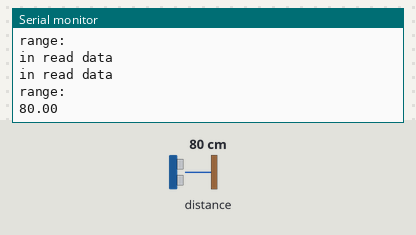
Bench run of a sketch on a simulated Arduino Uno, built with avr-gcc and run on an emulated ATmega328P. Shown: the last lines printed to the serial monitor. Wiring (inferred from the names in the program): SRF02/SRF08 range finder at I2C address 0x78. The test bench sets the inputs (shaded band); at power-on: distance to the obstacle 80 cm.

Above: at 6.2 s.
6.3 s: distance to the obstacle set to 2 cm
At 9.32 s:
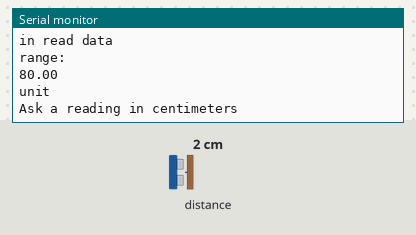
11.3 s: distance to the obstacle set to 4 cm
At 14.8 s:
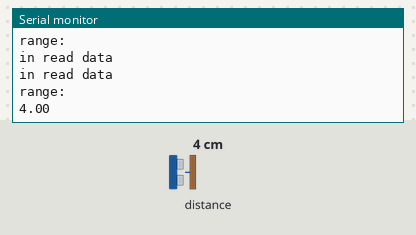
Timing chart, 0 to 16.3 s (numbered marks = the images above; inputs shaded):
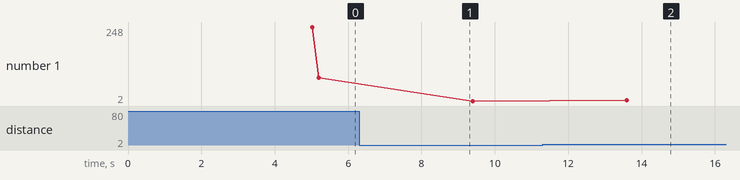

The sketch:

sonar_only.ino
```cpp
/*
 * This program gets the reading from a SRF08 sonar (in centimeters)
 * This is a modification of the source code found at ROS web-page
 * http://wiki.ros.org/rosserial_arduino/Tutorials/SRF08%20Ultrasonic%20Range%20Finder
 * The code has been adapted to be used with newer Arduino Versions.
 * Mantainer: arturoescobedo.iq@gmail.com
 */
#include <Wire.h>

/**********************************
*  Functions to control the SONAR
**********************************/
#define CommandRegister 0x00
#define LightSensorRegister 0x00
#define GainRegister 0x01
#define ResultRegisterHigh  0x02//Register 2 is used to store the MSB of the sensor readings
#define ResultRegisterLow  0x03//Register 3 is used to store the LSB of the sensor readings
#define RangeRegister 0x02 //Register 2 is used to set the max range during write

#define ModeInches 0x50
#define ModeCentimeters 0x51
#define ModeMicroSeconds 0x52

#define SensorAddress 0xF8 //the address of my sensor
#define BroadcastAddress 0x00

#define Range43mm 0x00
#define Range86mm 0x01
#define Range1m   0x18
#define Range6m   0x8C


float sensorReading =0;

void connect(){
  // start I2C bus
  Wire.begin();
}

// Communicates with Sonar to send commands
void sendCommand(int commandRegister, int address, int command){
  // start I2C transmission:
  Wire.beginTransmission(address);
  // send command:
  Wire.write(commandRegister);
  Wire.write(command);
  // end I2C transmission:
  Wire.endTransmission();
}


// Sets Units for display / storage
void setUnit(int commandRegister, int address){
   Serial.println("Ask a reading in centimeters");
   sendCommand(commandRegister, address, 0x51); //centimeters
   //Serial.println("Ask a reading in inches");
   //sendCommand(commandRegister, address, 0x50); //inches
   delay(70);

}


// Sets maximum range of measurements
void setMaxRange(int address){
   //Serial.println("Ask a reading in centimeters");
   //sendCommand(commandRegister, address, 0x51); //centimeters

   Serial.println("Setting maximum range");
    //max range can be The range is ((Range Register x 43mm) + 43mm) so setting the Range Register to 0 (0x00) gives a maximum
    //range of 43mm. Setting the Range Register to 1 (0x01) gives a maximum range of 86mm. More usefully, 24
    //(0x18) gives a range of 1 metre and 140 (0x8C) is 6 metres. Setting 255 (0xFF) gives the original 11 metres
    //(255 x 43 + 43 is 11008mm). There are two reasons you may wish to reduce the range.
   sendCommand(RangeRegister, address, 0xFF); //(0x8C is 6 metres)
}

// Set to read off the register with stored result
void setRegister(int address, int thisRegister){
  // start I2C transmission:
  Wire.beginTransmission(address);
  // send address to read from:
  Wire.write(thisRegister);
  // end I2C transmission:
  Wire.endTransmission();
}


// Read data from register return result
int readData(int address, int numBytes){
  int result = 0;        // the result is two bytes long
  // send I2C request for data:
  Serial.println("in read data");
  Wire.requestFrom(address, numBytes);
  // wait for two bytes to return:
  while (Wire.available() < 2 )   {
   // Serial.println("in read data 2");
    // wait for result
  }
  Serial.println("in read data");
  // read the two bytes, and combine them into one int:
  delay(50);
  result = Wire.read() * 256;
  result += Wire.read();
  // return the result:
  return result;
}
// Optional change Address -
// NEW_ADDRESS can be set to any of
// E0, E2, E4, E6, E8, EA, EC, EE
// F0, F2, F4, F6, F8, FA, FC, FE
void changeAddress(int commandRegister, int NEW_ADDRESS){
  sendCommand(commandRegister,commandRegister,0xA0);
  sendCommand(commandRegister,commandRegister,0xAA);
  sendCommand(commandRegister,commandRegister,0xA5);
  sendCommand(commandRegister,commandRegister,NEW_ADDRESS);
}

/*************************************
* Arduino Setup
**************************************/
int address = 0xF8; //0xF8
int ResultRegister = 0x02;
void setup()
{
  //Initialize serial and wait for port to open:
  Serial.begin(9600);
  while (!Serial) {
    ; // wait for serial port to connect. Needed for Leonardo only
  }
  connect();
  delay(5000);//waits to make sure everything is ok befor
  // prints title with ending line break
  Serial.println("SONAR 08");
  Serial.println("Address:");
  Serial.println(address);


  //changeAddress(CommandRegister, New_Address);

  //setMaxRange(New_Address);

}


/***********************************
* Gets software revision of SRF Sonar
/************************************/
int getSoft(){
  Wire.beginTransmission(address);
  int software=0;
  Wire.write(CommandRegister);
  Wire.endTransmission();
  Wire.requestFrom(address,1);
  while (Wire.available()<0);
       software=Wire.read();
  return (software);

}

/***********************************
* Arduino Main Loop
***********************************/
long publisher_timer;

void loop()
{
  if (millis() > publisher_timer) {

       Serial.println("unit");
       setUnit(CommandRegister, address);

       //pause
      delay(70);
      Serial.println("delay");
      // set register for reading
      setRegister(address, ResultRegister);
      Serial.println("reading");
      Serial.println("range:");
      // read data from result register
      sensorReading = readData(address, 2);
      Serial.println("range:");
      Serial.println(sensorReading);
      publisher_timer = millis() + 4000; //publish once a second
  }


}
```

Measured:
- after the input at 11.3 s, the serial monitor: prints a new line after 2.3 s (image 2)
- plotted number 1: 80 → 2 after the input at 6.3 s, 2 → 4 after the input at 11.3 s
